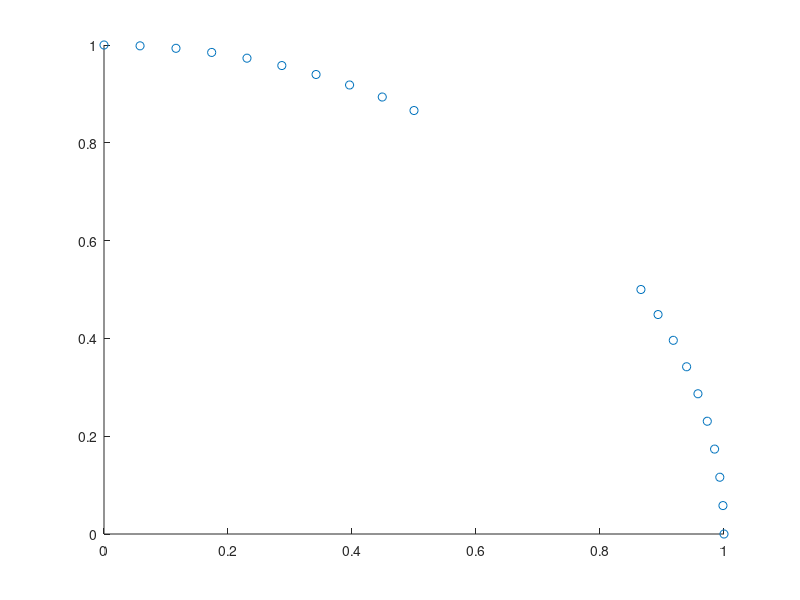

Here is the MATLAB script that generated this plot: (Note: this script raises an error after producing the figure.)
%% Make the original simple data
%
% For the simple dataset, the original data is points evenly angularly
% distributed in two 30 degree segments on the surface of a unit circle,
% separated by 30 degrees. Note that the maximum difference between two
% points is less than 180 degrees, so the included angle is all that is
% important for the cosine (no wierd wrap-around effects).
points_per_cluster = 10;
simple_angles = ...
    [linspace(0,2*pi/12,points_per_cluster),...
    linspace(4*pi/12, 6*pi/12, points_per_cluster)]';
simple = [...
    cos(simple_angles), ...
    sin(simple_angles)];

%% Plot the original simple data
scatter(simple(:,1), simple(:,2));
xlim([0,1]); ylim([0,1]);

%% Perform MDS on the simple data
simple_scaled = mdscale(pdist(simple,'cosine'),2,'Criterion','metricstress');

%% Plot the MD scaled simple data
scatter(simple_scaled(:,1), simple_scaled(:,2));
xlim([-0.4,0.4]); ylim([-0.4,0.4]);

%% Make the radius-perturbed simple data
perturbed_radii = 1+round(rand(size(simple_angles)))/4;
perturbed = [...
    cos(simple_angles).*perturbed_radii, ...
    sin(simple_angles).*perturbed_radii];

%% Plot the perturbed data
scatter(perturbed(:,1),perturbed(:,2));
xlim([0,2]); ylim([0,2]);

%% Perform MDS on the perturbed data
perturbed_scaled = mdscale(pdist(perturbed,'cosine'),2,'Criterion','metricstress');

%% Plot the MD scaled perturbed data
scatter(perturbed_scaled(:,1),perturbed_scaled(:,2));
xlim([-0.4,0.4]); ylim([-0.4,0.4]);

%% Perform PCA on the simple and perturbed data
[simple_components,simple_scores] = princomp(simple);
[perturbed_components,perturbed_scores] = princomp(perturbed);

%% Plot the PCA'd simple data
scatter(simple_scores(:,1), simple_scores(:,2));
xlim([-0.8,0.8]); ylim([-0.8,0.8]);

%% Perform PCA on the MD scaled simple and perturbed data
[simple_scaled_components,simple_scaled_scores] = princomp(simple_scaled);
[perturbed_scaled_components,perturbed_scaled_scores] = princomp(perturbed_scaled);

%% Plot the PCA'd MD scaled simple data
scatter(simple_scaled_scores(:,1), simple_scaled_scores(:,2));
xlim([-0.4,0.4]); ylim([-0.4,0.4]);

%% Plot the PCA'd perturbed data
scatter(perturbed_scores(:,1), perturbed_scores(:,2));
xlim([-1,1]); ylim([-1,1]);

%% Plot the PCA'd MD scaled perturbed data
scatter(perturbed_scaled_scores(:,1), perturbed_scaled_scores(:,2));
xlim([-0.4,0.4]); ylim([-0.4,0.4]);
